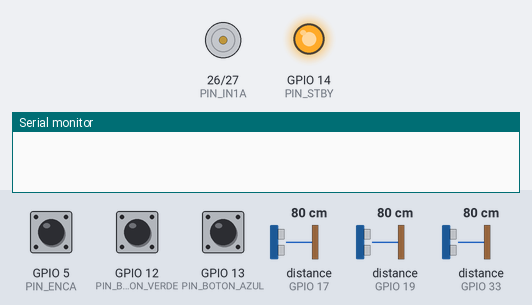
Simulated run of this sketch. Board: ESP32. On the bench: motor-driver pin pairs drawn as motors (green arrow = first pin HIGH = forward, orange = second pin HIGH = backward, longer = more drive, scaled by the enable pin, stopped while the standby pin is LOW), output pins drawn as LEDs (lit = HIGH), the last lines printed to the serial monitor. Wiring (inferred from the names in the program): 3 × ultrasonic range finder: trigger GPIO 16, echo GPIO 17 / trigger GPIO 18, echo GPIO 19 / trigger GPIO 32, echo GPIO 33. The inputs (shaded band) are chosen by the test bench; at power-on: GPIO 12 (PIN_BOTON_VERDE) HIGH, distance to the obstacle (sensors on GPIO 33, GPIO 19, GPIO 17) 80 cm, GPIO 5 (PIN_ENCA) HIGH, GPIO 13 (PIN_BOTON_AZUL) HIGH. The echo pulse lasts 58.3 µs per cm; pins used as bus, display or sensor lines are not drawn.

Above: at 1.2 s.
1.3 s: GPIO 12 (PIN_BOTON_VERDE) pulled LOW for 0.15 s
4.4 s: distance to the obstacle (sensor on GPIO 33) set to 2 cm
At 7.1 s:
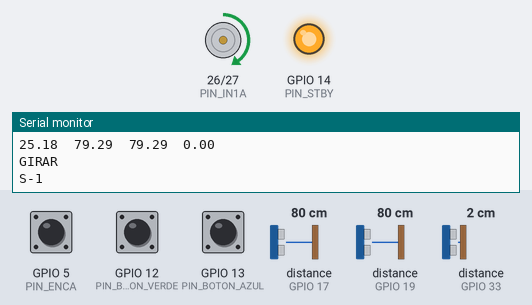
7.4 s: distance to the obstacle (sensor on GPIO 19) set to 2 cm
9.8 s: distance to the obstacle (sensor on GPIO 19) set to 60 cm
Timing chart, 0 to 12.3 s (numbered marks = the images above; inputs shaded):
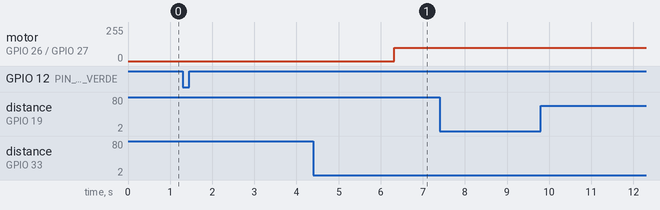

Measured:
- after the input at 4.4 s, motor on GPIO 26 (PIN_IN1A) / GPIO 27 (PIN_IN2A): stopped → forward 100/255 after 1.9 s instead of 0.93 s

The sketch:

stateMachineP7.ino
```cpp
#include "I2Cdev.h"
#include "math.h"

// ===== MOTOR =====
const int PIN_PWMA = 25;
const int PIN_IN1A = 26;
const int PIN_IN2A = 27;
const int PIN_STBY = 14;

// ===== ENCODER =====
const int PIN_ENCA = 5;
const int PIN_ENCB = 4;

// ===== BOTONES =====
const int PIN_BOTON_VERDE = 12;
const int PIN_BOTON_AZUL = 13;

// ===== ULTRASONICOS =====
// Frente
const int PIN_TRIG_FRENTE = 32;
const int PIN_ECHO_FRENTE = 33;
// Derecha
const int PIN_TRIG_DER = 18;
const int PIN_ECHO_DER = 19;
// Izquierda
const int PIN_TRIG_IZQ = 16;
const int PIN_ECHO_IZQ = 17;

#define MAX_DISTANCE 700
float timeOut = MAX_DISTANCE * 60;
int soundVelocity = 340;

// ===== VARIABLES =====
int posEncoder = 0;
float dEncoder = 0;
float dFrente = 0, dDer = 0, dIzq = 0;
float dfFrente = 0, dfIzq = 0, dfDer = 0;
float alpha = 0.7;
bool BV = false, BA = false;
int E = 0, B = 0, M = 0, U = 0, I = 0;
const int VELOCIDAD_NORMAL = 120;
int dfChoque = 40, correInt = 40, correExt = 20 ;

// -------------- Variables state machine
enum State { INICIO, AVANZAR, DECIDIR_SENTIDO, GIRAR, AVANCEFINAL, DETENERSE };
State currentState = INICIO;

//variables de la prueba
int distance = 100000;
int vueltas = 0;
int turns = 12;
unsigned long t_s1_v = 0;
unsigned long t_0_s1_v = 0;
int vuelta_delay = 5000;
int velocidad = 150;
bool fin = false;
int sentido = -1;

void setup() {
  Serial.begin(9600);
  setupMotor();
  setupEncoder();
  setupBotones();
  setupUltrasonicos();
}

void loop() {
  //mostrarDistancias();
  stateMachine();
  actualizarDistancias();
}

void stateMachine() {
  switch (currentState) {
    case INICIO:
      BotonVerdePresionado();
      BotonAzulPresionado();
      if (BV == true) {
        girarServo(1);
        delay(2000);
        girarServo(0);
        delay(2000);
        currentState = AVANZAR;
        Serial.println("AVANZA");
        resetEncoder();
      }
      break;

    case AVANZAR:

      controlMotor(1);

      if (vueltas != 0) {
        if (sentido == -1) {
          if (dfDer > correInt && dfDer < correExt){
            girarServo(0);
          } else if (dfDer > correInt) { //40
            Serial.print("corrige derecha ");
            Serial.println(dfDer);
            girarServo(2);
            delay(50);
          } else if (dfDer < correExt) { //20
            Serial.print("corrige izquierda ");
            Serial.println(dfDer);
            girarServo(-2);
            delay(50);
          }
        } else {
          if (dfIzq > correInt && dfIzq < correExt){
            girarServo(0);
          } else if (dfIzq > correInt) {
            Serial.print("corrige izquierda ");
            Serial.println(dfIzq);
            girarServo(-2);
          } else if (dfIzq < correExt) {
            Serial.print("corrige derecha ");
            Serial.println(dfIzq);
            girarServo(2);
          }
        }
      }
      if (vueltas == 0 && dfFrente<dfChoque) {
        currentState = DECIDIR_SENTIDO;
        Serial.println("DECIDIR SENTIDO");
        break;
      }
      if (dfFrente < dfChoque && dEncoder > 170) {
        gira();
      }
      break;

    case DECIDIR_SENTIDO:
      mostrarDistancias();
      if (dfDer > dfIzq){
        sentido = 1;
      }else{
        sentido = -1;
      }
      gira();
      break;

    case GIRAR:
      Serial.print("encoder ");
      Serial.println(dEncoder);
      if (true) {
        vueltas++;
        resetEncoder();
        Serial.println(vueltas);
        if (vueltas >= turns) {
          currentState = AVANCEFINAL;
          Serial.println("AVANCE FINAL");
        } else {
          currentState = AVANZAR;
          Serial.println("AVANZA");
        }
      }
      break;

    case AVANCEFINAL:
      controlMotor(1);
      girarServo(0);
      if (dEncoder > 50) {
        currentState = DETENERSE;
        Serial.println("DETENERSE");
      }
      break;

    case DETENERSE:
      controlMotor(0);
      break;
  }
}

void gira(){
  currentState = GIRAR;
  Serial.println("GIRAR");
  controlMotor(0);      //se detiena
  girarServo(sentido);  //gira para dar la vuelta
  delay(1000);          // espera para que el raspberry responda
  controlMotor(1);      //avanza
  delay(2000);          // este es el tiempo que va a girar
  Serial.println("deja de girar");
}

int anterior= 253235;
// ==================== SERVO ====================
void girarServo(int i) {
  if(i==anterior) return;
  anterior = i;
  Serial.print("S");   // Enviar a Raspberry
  Serial.println(i);
}

// ==================== MOTOR ====================
void setupMotor() {
  pinMode(PIN_IN1A, OUTPUT);
  pinMode(PIN_IN2A, OUTPUT);
  pinMode(PIN_PWMA, OUTPUT);
  pinMode(PIN_STBY, OUTPUT);
  digitalWrite(PIN_STBY, HIGH);
}

void controlMotor(int i) {
  int velocidad = 0;
  switch (i) {
    case -1:
      analogWrite(PIN_PWMA, VELOCIDAD_NORMAL);
      digitalWrite(PIN_IN1A, LOW);
      digitalWrite(PIN_IN2A, HIGH);
      return;
    case 0:
      digitalWrite(PIN_IN1A, LOW);
      digitalWrite(PIN_IN2A, LOW);
      return;
    case 1: velocidad = 100; break;
    case 2: velocidad = 130; break;
    case 3: velocidad = 160; break;
    case 4: velocidad = 190; break;
    case 5: velocidad = 220; break;
    case 6: velocidad = 255; break;
    default: velocidad = VELOCIDAD_NORMAL; break;
  }
  analogWrite(PIN_PWMA, velocidad);
  digitalWrite(PIN_IN1A, HIGH);
  digitalWrite(PIN_IN2A, LOW);
}

// ===== BOTONES =====
void setupBotones() {
  pinMode(PIN_BOTON_VERDE, INPUT_PULLUP);
  pinMode(PIN_BOTON_AZUL, INPUT_PULLUP);
}
void BotonVerdePresionado() {
  if (digitalRead(PIN_BOTON_VERDE) == LOW) {
    BV = true;
  }
}
void BotonAzulPresionado() {
  if (digitalRead(PIN_BOTON_AZUL) == LOW) {
    BA = true;
  }
}

// ==================== ULTRASONICOS ====================
void setupUltrasonicos() {
  pinMode(PIN_TRIG_FRENTE, OUTPUT);
  pinMode(PIN_ECHO_FRENTE, INPUT);
  pinMode(PIN_TRIG_DER, OUTPUT);
  pinMode(PIN_ECHO_DER, INPUT);
  pinMode(PIN_TRIG_IZQ, OUTPUT);
  pinMode(PIN_ECHO_IZQ, INPUT);
}

float leerUltrasonico(int trigPin, int echoPin) {
  unsigned long pingTime;
  float distance;
  digitalWrite(trigPin, HIGH);
  delayMicroseconds(10);
  digitalWrite(trigPin, LOW);
  pingTime = pulseIn(echoPin, HIGH, timeOut);
  distance = (float)pingTime * soundVelocity / 2 / 10000;
  return distance;
}

unsigned long lastUpdate = 0;
const unsigned long interval = 30; // cada 30 ms ≈ 33 Hz

void actualizarDistancias() {
  /*
  if (dF > 0) dfFrente = dF;
if (dD > 0) dfDer = dD;
if (dI > 0) dfIzq = dI;
  */
  if (millis() - lastUpdate < interval) return; // aún no toca actualizar
  lastUpdate = millis();

  // Lecturas en bruto
  float dF = leerUltrasonico(PIN_TRIG_FRENTE, PIN_ECHO_FRENTE);
  float dD = leerUltrasonico(PIN_TRIG_DER, PIN_ECHO_DER);
  float dI = leerUltrasonico(PIN_TRIG_IZQ, PIN_ECHO_IZQ);

  // Si la lectura es válida (no cero), aplica el filtro; si no, conserva el valor anterior
  if (dF > 0) dfFrente = alpha * dF + (1 - alpha) * dfFrente;
  if (dD > 0) dfDer = alpha * dD + (1 - alpha) * dfDer;
  if (dI > 0) dfIzq = alpha * dI + (1 - alpha) * dfIzq;

  // Encoder -> metros (ajusta divisor según tu resolución)
  dEncoder = (float)posEncoder / 39.0;
}


void mostrarDistancias() {
  Serial.print(dfFrente, 2); Serial.print("\t");
  Serial.print(dfDer, 2); Serial.print("\t");
  Serial.print(dfIzq, 2); Serial.print("\t");
  Serial.println(dEncoder);
}

// ==================== ENCODER ====================
void setupEncoder() {
  pinMode(PIN_ENCA, INPUT);
  pinMode(PIN_ENCB, INPUT);
  attachInterrupt(digitalPinToInterrupt(PIN_ENCA), readEncoder, RISING);
}

void readEncoder() {
  int b = digitalRead(PIN_ENCB);
  if (b > 0) posEncoder++;
  else posEncoder--;
}

void resetEncoder() {
  posEncoder = 0;
  dEncoder = 0;
}
```
